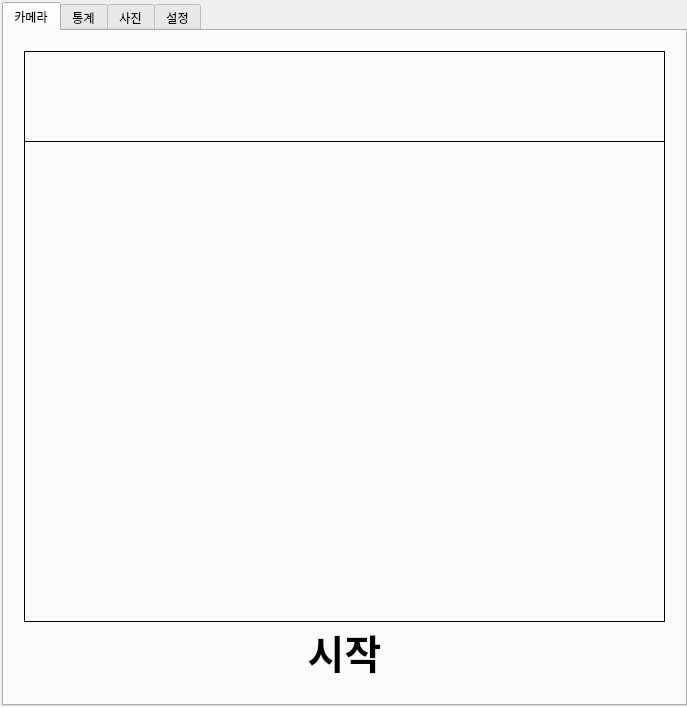
<?xml version="1.0" encoding="UTF-8"?>
<ui version="4.0">
 <class>MainWindow</class>
 <widget class="QMainWindow" name="MainWindow">
  <property name="geometry">
   <rect>
    <x>0</x>
    <y>0</y>
    <width>687</width>
    <height>707</height>
   </rect>
  </property>
  <property name="font">
   <font>
    <family>나눔바른고딕</family>
   </font>
  </property>
  <property name="windowTitle">
   <string>거북목 탈출 넘버원</string>
  </property>
  <property name="windowIcon">
   <iconset>
    <normaloff>resource/app_icon.png</normaloff>resource/icon.png</iconset>
  </property>
  <widget class="QWidget" name="centralWidget">
   <widget class="QTabWidget" name="tabWidget">
    <property name="geometry">
     <rect>
      <x>2</x>
      <y>2</y>
      <width>685</width>
      <height>704</height>
     </rect>
    </property>
    <property name="currentIndex">
     <number>0</number>
    </property>
    <property name="iconSize">
     <size>
      <width>118</width>
      <height>30</height>
     </size>
    </property>
    <property name="usesScrollButtons">
     <bool>false</bool>
    </property>
    <widget class="QWidget" name="cameraWidget">
     <attribute name="icon">
      <iconset>
       <normaloff>resource/realtime_icon.png</normaloff>resource/realtime_icon.png</iconset>
     </attribute>
     <attribute name="title">
      <string>카메라</string>
     </attribute>
     <widget class="QLabel" name="cameraImage">
      <property name="geometry">
       <rect>
        <x>20</x>
        <y>110</y>
        <width>641</width>
        <height>481</height>
       </rect>
      </property>
      <property name="frameShape">
       <enum>QFrame::Panel</enum>
      </property>
      <property name="lineWidth">
       <number>1</number>
      </property>
     </widget>
     <widget class="QLabel" name="cameraStatusBar">
      <property name="geometry">
       <rect>
        <x>20</x>
        <y>20</y>
        <width>641</width>
        <height>91</height>
       </rect>
      </property>
      <property name="frameShape">
       <enum>QFrame::Panel</enum>
      </property>
     </widget>
     <widget class="QPushButton" name="cameraButton">
      <property name="geometry">
       <rect>
        <x>20</x>
        <y>590</y>
        <width>641</width>
        <height>61</height>
       </rect>
      </property>
      <property name="font">
       <font>
        <pointsize>30</pointsize>
        <weight>75</weight>
        <bold>true</bold>
       </font>
      </property>
      <property name="contextMenuPolicy">
       <enum>Qt::PreventContextMenu</enum>
      </property>
      <property name="text">
       <string>시작</string>
      </property>
      <property name="checkable">
       <bool>true</bool>
      </property>
      <property name="flat">
       <bool>true</bool>
      </property>
     </widget>
    </widget>
    <widget class="QWidget" name="statWidget">
     <attribute name="icon">
      <iconset>
       <normaloff>resource/ratio_icon.png</normaloff>resource/ratio_icon.png</iconset>
     </attribute>
     <attribute name="title">
      <string>통계</string>
     </attribute>
     <widget class="QTabWidget" name="statTabWidget">
      <property name="geometry">
       <rect>
        <x>-2</x>
        <y>-2</y>
        <width>684</width>
        <height>663</height>
       </rect>
      </property>
      <property name="tabPosition">
       <enum>QTabWidget::South</enum>
      </property>
      <property name="currentIndex">
       <number>0</number>
      </property>
      <property name="iconSize">
       <size>
        <width>168</width>
        <height>30</height>
       </size>
      </property>
      <property name="usesScrollButtons">
       <bool>false</bool>
      </property>
      <widget class="QWidget" name="statWidget1">
       <attribute name="icon">
        <iconset>
         <normaloff>resource/graph_1.png</normaloff>resource/graph_1.png</iconset>
       </attribute>
       <attribute name="title">
        <string>통계 1</string>
       </attribute>
       <widget class="QLabel" name="statStatusBar1">
        <property name="geometry">
         <rect>
          <x>20</x>
          <y>20</y>
          <width>641</width>
          <height>91</height>
         </rect>
        </property>
        <property name="frameShape">
         <enum>QFrame::Panel</enum>
        </property>
       </widget>
       <widget class="QLabel" name="statImage1">
        <property name="geometry">
         <rect>
          <x>20</x>
          <y>110</y>
          <width>641</width>
          <height>481</height>
         </rect>
        </property>
        <property name="frameShape">
         <enum>QFrame::Panel</enum>
        </property>
       </widget>
      </widget>
      <widget class="QWidget" name="statWidget2">
       <attribute name="icon">
        <iconset>
         <normaloff>resource/graph_2.png</normaloff>resource/graph_2.png</iconset>
       </attribute>
       <attribute name="title">
        <string>통계 2</string>
       </attribute>
       <widget class="QLabel" name="statStatusBar2">
        <property name="geometry">
         <rect>
          <x>20</x>
          <y>20</y>
          <width>641</width>
          <height>91</height>
         </rect>
        </property>
        <property name="frameShape">
         <enum>QFrame::Panel</enum>
        </property>
       </widget>
       <widget class="QLabel" name="statImage2">
        <property name="geometry">
         <rect>
          <x>20</x>
          <y>110</y>
          <width>641</width>
          <height>481</height>
         </rect>
        </property>
        <property name="frameShape">
         <enum>QFrame::Panel</enum>
        </property>
       </widget>
      </widget>
      <widget class="QWidget" name="statWidget3">
       <attribute name="icon">
        <iconset>
         <normaloff>resource/graph_3.png</normaloff>resource/graph_3.png</iconset>
       </attribute>
       <attribute name="title">
        <string>통계 3</string>
       </attribute>
       <widget class="QLabel" name="statImage3">
        <property name="geometry">
         <rect>
          <x>20</x>
          <y>110</y>
          <width>641</width>
          <height>481</height>
         </rect>
        </property>
        <property name="frameShape">
         <enum>QFrame::Panel</enum>
        </property>
       </widget>
       <widget class="QLabel" name="statStatusBar3">
        <property name="geometry">
         <rect>
          <x>20</x>
          <y>20</y>
          <width>641</width>
          <height>91</height>
         </rect>
        </property>
        <property name="frameShape">
         <enum>QFrame::Panel</enum>
        </property>
       </widget>
      </widget>
     </widget>
    </widget>
    <widget class="QWidget" name="photoWidget">
     <attribute name="icon">
      <iconset>
       <normaloff>resource/picture_icon.png</normaloff>resource/picture_icon.png</iconset>
     </attribute>
     <attribute name="title">
      <string>사진</string>
     </attribute>
     <widget class="QLabel" name="photoStatusBar">
      <property name="geometry">
       <rect>
        <x>20</x>
        <y>20</y>
        <width>641</width>
        <height>91</height>
       </rect>
      </property>
      <property name="frameShape">
       <enum>QFrame::Panel</enum>
      </property>
     </widget>
     <widget class="QLabel" name="photoImage">
      <property name="geometry">
       <rect>
        <x>20</x>
        <y>110</y>
        <width>641</width>
        <height>481</height>
       </rect>
      </property>
      <property name="frameShape">
       <enum>QFrame::Panel</enum>
      </property>
     </widget>
     <widget class="QPushButton" name="photoLeftButton">
      <property name="geometry">
       <rect>
        <x>200</x>
        <y>600</y>
        <width>51</width>
        <height>51</height>
       </rect>
      </property>
      <property name="icon">
       <iconset>
        <normaloff>resource/left_button.png</normaloff>resource/left_button.png</iconset>
      </property>
      <property name="iconSize">
       <size>
        <width>50</width>
        <height>70</height>
       </size>
      </property>
      <property name="flat">
       <bool>true</bool>
      </property>
     </widget>
     <widget class="QPushButton" name="photoLightButton">
      <property name="geometry">
       <rect>
        <x>430</x>
        <y>600</y>
        <width>51</width>
        <height>51</height>
       </rect>
      </property>
      <property name="icon">
       <iconset>
        <normaloff>resource/right_button.png</normaloff>resource/right_button.png</iconset>
      </property>
      <property name="iconSize">
       <size>
        <width>50</width>
        <height>70</height>
       </size>
      </property>
      <property name="flat">
       <bool>true</bool>
      </property>
     </widget>
    </widget>
    <widget class="QWidget" name="settingWidget">
     <attribute name="icon">
      <iconset>
       <normaloff>resource/setting.png</normaloff>resource/setting.png</iconset>
     </attribute>
     <attribute name="title">
      <string>설정</string>
     </attribute>
     <widget class="QGroupBox" name="settingGroup">
      <property name="geometry">
       <rect>
        <x>20</x>
        <y>12</y>
        <width>640</width>
        <height>607</height>
       </rect>
      </property>
      <property name="font">
       <font>
        <pointsize>12</pointsize>
       </font>
      </property>
      <property name="title">
       <string>설정</string>
      </property>
      <widget class="QGroupBox" name="settingNotifyWarningGroup">
       <property name="geometry">
        <rect>
         <x>20</x>
         <y>30</y>
         <width>601</width>
         <height>81</height>
        </rect>
       </property>
       <property name="title">
        <string/>
       </property>
       <widget class="QPushButton" name="notifyWarningButton">
        <property name="geometry">
         <rect>
          <x>460</x>
          <y>30</y>
          <width>129</width>
          <height>21</height>
         </rect>
        </property>
        <property name="icon">
         <iconset>
          <normaloff>resource/off_button_test.png</normaloff>
          <normalon>resource/on_button_test.png</normalon>resource/off_button_test.png</iconset>
        </property>
        <property name="iconSize">
         <size>
          <width>131</width>
          <height>31</height>
         </size>
        </property>
        <property name="checkable">
         <bool>true</bool>
        </property>
        <property name="checked">
         <bool>true</bool>
        </property>
       </widget>
       <widget class="QLabel" name="notifyWarningTitle">
        <property name="geometry">
         <rect>
          <x>20</x>
          <y>12</y>
          <width>191</width>
          <height>21</height>
         </rect>
        </property>
        <property name="font">
         <font>
          <pointsize>12</pointsize>
          <weight>75</weight>
          <bold>true</bold>
         </font>
        </property>
        <property name="text">
         <string>거북목 경고</string>
        </property>
       </widget>
       <widget class="QLabel" name="notifyWarningComment">
        <property name="geometry">
         <rect>
          <x>20</x>
          <y>30</y>
          <width>321</width>
          <height>41</height>
         </rect>
        </property>
        <property name="font">
         <font>
          <pointsize>10</pointsize>
         </font>
        </property>
        <property name="text">
         <string>장시간 거북목을 유지할 경우 알림을 보내줍니다.</string>
        </property>
       </widget>
      </widget>
      <widget class="QGroupBox" name="settingNotifyStatGroup">
       <property name="geometry">
        <rect>
         <x>20</x>
         <y>140</y>
         <width>601</width>
         <height>81</height>
        </rect>
       </property>
       <property name="title">
        <string/>
       </property>
       <widget class="QPushButton" name="notifyStatButton">
        <property name="geometry">
         <rect>
          <x>460</x>
          <y>30</y>
          <width>129</width>
          <height>21</height>
         </rect>
        </property>
        <property name="icon">
         <iconset>
          <normaloff>resource/off_button_test.png</normaloff>
          <normalon>resource/on_button_test.png</normalon>resource/off_button_test.png</iconset>
        </property>
        <property name="iconSize">
         <size>
          <width>131</width>
          <height>31</height>
         </size>
        </property>
        <property name="checkable">
         <bool>true</bool>
        </property>
        <property name="checked">
         <bool>true</bool>
        </property>
       </widget>
       <widget class="QLabel" name="notifyStatComment">
        <property name="geometry">
         <rect>
          <x>20</x>
          <y>30</y>
          <width>321</width>
          <height>41</height>
         </rect>
        </property>
        <property name="font">
         <font>
          <pointsize>10</pointsize>
         </font>
        </property>
        <property name="text">
         <string>일정 주기로 통계 알림을 보냅니다.</string>
        </property>
       </widget>
       <widget class="QLabel" name="notifyStatTitle">
        <property name="geometry">
         <rect>
          <x>20</x>
          <y>12</y>
          <width>191</width>
          <height>21</height>
         </rect>
        </property>
        <property name="font">
         <font>
          <pointsize>12</pointsize>
          <weight>75</weight>
          <bold>true</bold>
         </font>
        </property>
        <property name="text">
         <string>통계 알림</string>
        </property>
       </widget>
       <widget class="QComboBox" name="notifyStatCycle">
        <property name="geometry">
         <rect>
          <x>360</x>
          <y>30</y>
          <width>76</width>
          <height>21</height>
         </rect>
        </property>
        <property name="font">
         <font>
          <pointsize>9</pointsize>
         </font>
        </property>
        <item>
         <property name="text">
          <string>10분</string>
         </property>
        </item>
        <item>
         <property name="text">
          <string>20분</string>
         </property>
        </item>
        <item>
         <property name="text">
          <string>30분</string>
         </property>
        </item>
        <item>
         <property name="text">
          <string>1시간</string>
         </property>
        </item>
        <item>
         <property name="text">
          <string/>
         </property>
        </item>
       </widget>
      </widget>
      <widget class="QGroupBox" name="settingRecordGroup">
       <property name="geometry">
        <rect>
         <x>20</x>
         <y>250</y>
         <width>601</width>
         <height>81</height>
        </rect>
       </property>
       <property name="title">
        <string/>
       </property>
       <widget class="QPushButton" name="recordButton">
        <property name="geometry">
         <rect>
          <x>460</x>
          <y>30</y>
          <width>129</width>
          <height>21</height>
         </rect>
        </property>
        <property name="icon">
         <iconset>
          <normaloff>resource/off_button_test.png</normaloff>
          <normalon>resource/on_button_test.png</normalon>resource/off_button_test.png</iconset>
        </property>
        <property name="iconSize">
         <size>
          <width>131</width>
          <height>31</height>
         </size>
        </property>
        <property name="checkable">
         <bool>true</bool>
        </property>
        <property name="checked">
         <bool>true</bool>
        </property>
       </widget>
       <widget class="QLabel" name="recordComment">
        <property name="geometry">
         <rect>
          <x>20</x>
          <y>30</y>
          <width>321</width>
          <height>41</height>
         </rect>
        </property>
        <property name="font">
         <font>
          <pointsize>10</pointsize>
         </font>
        </property>
        <property name="text">
         <string>일정 기간 동안의 거북목 사진 및 결과값을 기록합니다.</string>
        </property>
       </widget>
       <widget class="QLabel" name="recordTitle">
        <property name="geometry">
         <rect>
          <x>20</x>
          <y>12</y>
          <width>191</width>
          <height>21</height>
         </rect>
        </property>
        <property name="font">
         <font>
          <pointsize>12</pointsize>
          <weight>75</weight>
          <bold>true</bold>
         </font>
        </property>
        <property name="text">
         <string>기록</string>
        </property>
       </widget>
       <widget class="QComboBox" name="recordCycle">
        <property name="geometry">
         <rect>
          <x>360</x>
          <y>30</y>
          <width>76</width>
          <height>22</height>
         </rect>
        </property>
        <property name="font">
         <font>
          <pointsize>9</pointsize>
         </font>
        </property>
        <item>
         <property name="text">
          <string>30분</string>
         </property>
        </item>
        <item>
         <property name="text">
          <string>1시간</string>
         </property>
        </item>
        <item>
         <property name="text">
          <string>2시간</string>
         </property>
        </item>
        <item>
         <property name="text">
          <string>4시간</string>
         </property>
        </item>
        <item>
         <property name="text">
          <string>6시간</string>
         </property>
        </item>
       </widget>
      </widget>
      <widget class="QPushButton" name="settingApplyButton">
       <property name="geometry">
        <rect>
         <x>460</x>
         <y>400</y>
         <width>75</width>
         <height>23</height>
        </rect>
       </property>
       <property name="font">
        <font>
         <pointsize>9</pointsize>
        </font>
       </property>
       <property name="text">
        <string>적용</string>
       </property>
      </widget>
      <widget class="QPushButton" name="settingInitButton">
       <property name="geometry">
        <rect>
         <x>540</x>
         <y>400</y>
         <width>75</width>
         <height>23</height>
        </rect>
       </property>
       <property name="font">
        <font>
         <pointsize>9</pointsize>
        </font>
       </property>
       <property name="text">
        <string>초기화</string>
       </property>
      </widget>
     </widget>
    </widget>
   </widget>
  </widget>
 </widget>
 <resources/>
 <connections/>
</ui>
